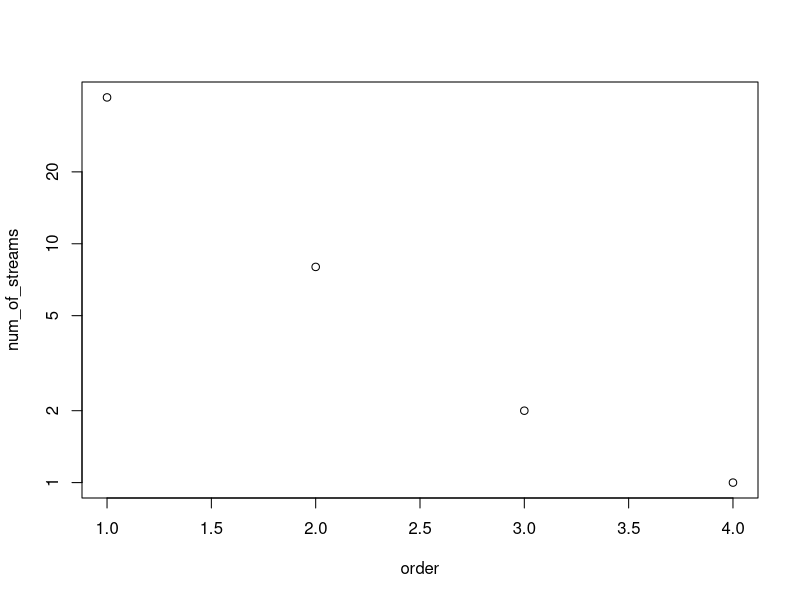

Generate this figure with R:
## ---- chunk 1
knitr::opts_chunk$set(echo = TRUE)
## ---- chunk 2
d <- read.csv("pant_stats.txt", skip=1, header=TRUE)
plot(num_of_streams~order, data=d, log="y")
